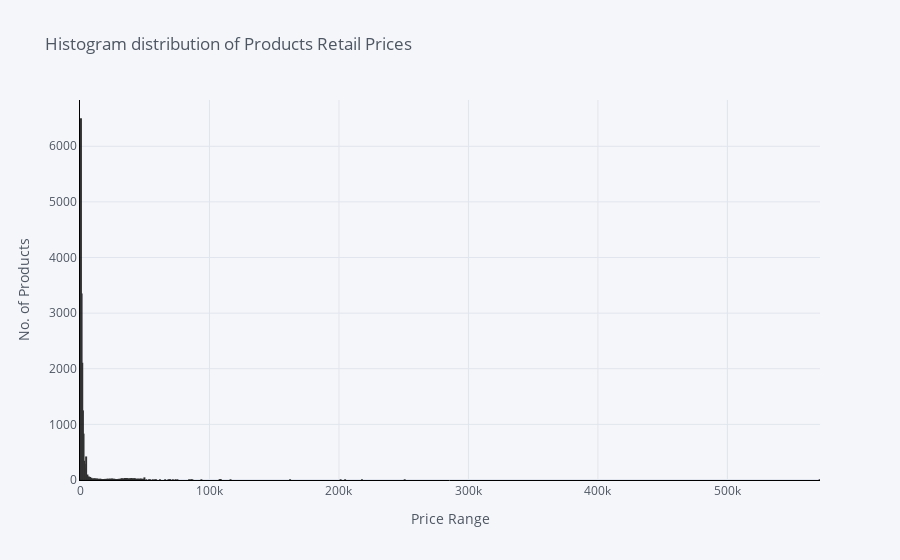

Notebook cell for this chart:
### Markdown cell above
## 5. Product Price Range distribution.

### Code cell
# Interactive Plot.
df['retail_price'].iplot(
    kind='hist',
    xTitle='Price Range',
    linecolor='black',
    yTitle='No. of Products',
    title='Histogram distribution of Products Retail Prices'
)

### Figure 1 — Plotly figure (JSON) as saved in the notebook; plotly's stock layout.template omitted (floating-point values rounded to 4 significant figures; data arrays with more than 128 entries replaced by an {"elided": "..."} marker saying what was removed)
{"data": [{"histfunc": "count", "histnorm": "", "marker": {"color": "rgba(255, 153, 51, 1.0)", "line": {"color": "#000000", "width": 1.3}}, "name": "retail_price", "opacity": 0.8, "orientation": "v", "type": "histogram", "x": {"elided": "19701 int values"}}], "layout": {"barmode": "overlay", "legend": {"bgcolor": "#F5F6F9", "font": {"color": "#4D5663"}}, "paper_bgcolor": "#F5F6F9", "plot_bgcolor": "#F5F6F9", "title": {"font": {"color": "#4D5663"}, "text": "Histogram distribution of Products Retail Prices"}, "xaxis": {"gridcolor": "#E1E5ED", "linecolor": "black", "showgrid": true, "tickfont": {"color": "#4D5663"}, "title": {"font": {"color": "#4D5663"}, "text": "Price Range"}, "zerolinecolor": "#E1E5ED"}, "yaxis": {"gridcolor": "#E1E5ED", "linecolor": "black", "showgrid": true, "tickfont": {"color": "#4D5663"}, "title": {"font": {"color": "#4D5663"}, "text": "No. of Products"}, "zerolinecolor": "#E1E5ED"}}}
